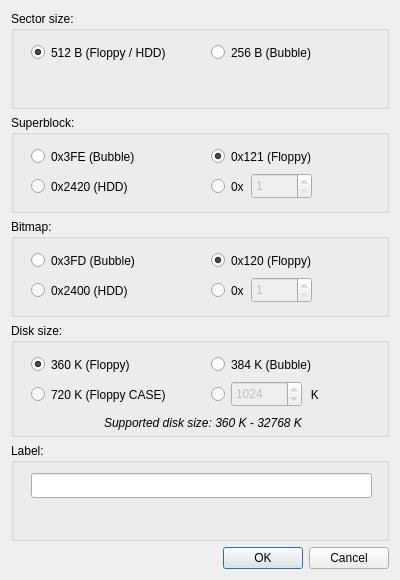
<?xml version="1.0" encoding="UTF-8"?>
<ui version="4.0">
 <class>CustomDiskDlg</class>
 <widget class="QDialog" name="CustomDiskDlg">
  <property name="minimumSize">
   <size>
    <width>400</width>
    <height>580</height>
   </size>
  </property>
  <property name="maximumSize">
   <size>
    <width>400</width>
    <height>580</height>
   </size>
  </property>
  <property name="windowTitle">
   <string>New image</string>
  </property>
  <property name="windowIcon">
   <iconset resource="../resources/icon.qrc">
    <normaloff>:/resources/gridsmall.png</normaloff>:/resources/gridsmall.png</iconset>
  </property>
  <layout class="QVBoxLayout" name="verticalLayout">
   <item>
    <widget class="QGroupBox" name="groupBox">
     <property name="minimumSize">
      <size>
       <width>0</width>
       <height>62</height>
      </size>
     </property>
     <property name="title">
      <string>Sector size:</string>
     </property>
     <widget class="QRadioButton" name="radioButton">
      <property name="geometry">
       <rect>
        <x>20</x>
        <y>30</y>
        <width>151</width>
        <height>23</height>
       </rect>
      </property>
      <property name="text">
       <string>512 B (Floppy / HDD)</string>
      </property>
      <property name="checked">
       <bool>true</bool>
      </property>
     </widget>
     <widget class="QRadioButton" name="radioButton_2">
      <property name="geometry">
       <rect>
        <x>200</x>
        <y>30</y>
        <width>141</width>
        <height>23</height>
       </rect>
      </property>
      <property name="text">
       <string>256 B (Bubble)</string>
      </property>
     </widget>
    </widget>
   </item>

   <item>
    <widget class="QGroupBox" name="groupBox_2">
     <property name="minimumSize">
      <size>
       <width>0</width>
       <height>94</height>
      </size>
     </property>
     <property name="title">
      <string>Superblock:</string>
     </property>
     <widget class="QRadioButton" name="radioButton_4">
      <property name="geometry">
       <rect>
        <x>20</x>
        <y>30</y>
        <width>141</width>
        <height>23</height>
       </rect>
      </property>
      <property name="text">
       <string>0x3FE (Bubble)</string>
      </property>
     </widget>
     <widget class="QRadioButton" name="radioButton_5">
      <property name="geometry">
       <rect>
        <x>200</x>
        <y>60</y>
        <width>41</width>
        <height>23</height>
       </rect>
      </property>
      <property name="text">
       <string>0x</string>
      </property>
     </widget>
     <widget class="QRadioButton" name="radioButton_3">
      <property name="geometry">
       <rect>
        <x>200</x>
        <y>30</y>
        <width>151</width>
        <height>23</height>
       </rect>
      </property>
      <property name="text">
       <string>0x121 (Floppy)</string>
      </property>
      <property name="checked">
       <bool>true</bool>
      </property>
     </widget>
     <widget class="QRadioButton" name="radioButton_13">
      <property name="geometry">
       <rect>
        <x>20</x>
        <y>60</y>
        <width>151</width>
        <height>23</height>
       </rect>
      </property>
      <property name="text">
       <string>0x2420 (HDD)</string>
      </property>
     </widget>

     <widget class="QSpinBox" name="spinBox">
      <property name="enabled">
       <bool>false</bool>
      </property>
      <property name="geometry">
       <rect>
        <x>240</x>
        <y>58</y>
        <width>61</width>
        <height>26</height>
       </rect>
      </property>
      <property name="minimum">
       <number>1</number>
      </property>
      <property name="maximum">
       <number>65535</number>
      </property>
      <property name="value">
       <number>1</number>
      </property>
      <property name="displayIntegerBase">
       <number>16</number>
      </property>
     </widget>
    </widget>
   </item>

   <item>
    <widget class="QGroupBox" name="groupBox_5">
     <property name="minimumSize">
      <size>
       <width>0</width>
       <height>94</height>
      </size>
     </property>
     <property name="title">
      <string>Bitmap:</string>
     </property>
     <widget class="QRadioButton" name="radioButton_10">
      <property name="geometry">
       <rect>
        <x>200</x>
        <y>30</y>
        <width>171</width>
        <height>23</height>
       </rect>
      </property>
      <property name="text">
       <string>0x120 (Floppy)</string>
      </property>
      <property name="checked">
       <bool>true</bool>
      </property>
     </widget>
     <widget class="QRadioButton" name="radioButton_11">
      <property name="geometry">
       <rect>
        <x>20</x>
        <y>30</y>
        <width>141</width>
        <height>23</height>
       </rect>
      </property>
      <property name="text">
       <string>0x3FD (Bubble)</string>
      </property>
     </widget>
     <widget class="QRadioButton" name="radioButton_12">
      <property name="geometry">
       <rect>
        <x>200</x>
        <y>60</y>
        <width>41</width>
        <height>23</height>
       </rect>
      </property>
      <property name="text">
       <string>0x</string>
      </property>
     </widget>
     <widget class="QSpinBox" name="spinBox_3">
      <property name="enabled">
       <bool>false</bool>
      </property>
      <property name="geometry">
       <rect>
        <x>240</x>
        <y>58</y>
        <width>61</width>
        <height>26</height>
       </rect>
      </property>
      <property name="minimum">
       <number>1</number>
      </property>
      <property name="maximum">
       <number>65535</number>
      </property>
      <property name="value">
       <number>1</number>
      </property>
      <property name="displayIntegerBase">
       <number>16</number>
      </property>
     </widget>
     <widget class="QRadioButton" name="radioButton_14">
      <property name="geometry">
       <rect>
        <x>20</x>
        <y>60</y>
        <width>151</width>
        <height>23</height>
       </rect>
      </property>
      <property name="text">
       <string>0x2400 (HDD)</string>
      </property>
     </widget>

    </widget>
   </item>

   <item>
    <widget class="QGroupBox" name="groupBox_3">
     <property name="minimumSize">
      <size>
       <width>0</width>
       <height>114</height>
      </size>
     </property>
     <property name="title">
      <string>Disk size:</string>
     </property>
     <widget class="QRadioButton" name="radioButton_6">
      <property name="geometry">
       <rect>
        <x>20</x>
        <y>30</y>
        <width>151</width>
        <height>23</height>
       </rect>
      </property>
      <property name="text">
       <string>360 K (Floppy)</string>
      </property>
      <property name="checked">
       <bool>true</bool>
      </property>
     </widget>
     <widget class="QRadioButton" name="radioButton_7">
      <property name="geometry">
       <rect>
        <x>200</x>
        <y>30</y>
        <width>141</width>
        <height>23</height>
       </rect>
      </property>
      <property name="text">
       <string>384 K (Bubble)</string>
      </property>
     </widget>
     <widget class="QRadioButton" name="radioButton_8">
      <property name="geometry">
       <rect>
        <x>20</x>
        <y>60</y>
        <width>151</width>
        <height>23</height>
       </rect>
      </property>
      <property name="text">
       <string>720 K (Floppy CASE)</string>
      </property>
     </widget>
     <widget class="QRadioButton" name="radioButton_9">
      <property name="geometry">
       <rect>
        <x>200</x>
        <y>60</y>
        <width>141</width>
        <height>23</height>
       </rect>
      </property>
      <property name="text">
       <string>                        K</string>
      </property>
     </widget>
     <widget class="QLabel" name="label_2">
      <property name="geometry">
       <rect>
        <x>2</x>
        <y>90</y>
        <width>380</width>
        <height>20</height>
       </rect>
      </property>
      <property name="font">
       <font>
        <italic>true</italic>
       </font>
      </property>
      <property name="text">
       <string>Supported disk size: 360 K - 32768 K</string>
      </property>
      <property name="alignment">
       <set>Qt::AlignCenter</set>
      </property>
     </widget>
     <widget class="QSpinBox" name="spinBox_2">
      <property name="enabled">
       <bool>false</bool>
      </property>
      <property name="geometry">
       <rect>
        <x>220</x>
        <y>58</y>
        <width>71</width>
        <height>26</height>
       </rect>
      </property>
      <property name="minimum">
       <number>360</number>
      </property>
      <property name="maximum">
       <number>32768</number>
      </property>
      <property name="value">
       <number>1024</number>
      </property>
     </widget>
    </widget>
   </item>

   <item>
    <widget class="QGroupBox" name="groupBox_4">
     <property name="minimumSize">
      <size>
       <width>0</width>
       <height>62</height>
      </size>
     </property>
     <property name="title">
      <string>Label:</string>
     </property>
     <widget class="QLineEdit" name="lineEdit">
      <property name="geometry">
       <rect>
        <x>20</x>
        <y>30</y>
        <width>341</width>
        <height>25</height>
       </rect>
      </property>
     </widget>
    </widget>
   </item>

   <item>
    <widget class="QDialogButtonBox" name="buttonBox">
     <property name="orientation">
      <enum>Qt::Horizontal</enum>
     </property>
     <property name="standardButtons">
      <set>QDialogButtonBox::Cancel|QDialogButtonBox::Ok</set>
     </property>
    </widget>
   </item>
  </layout>
 </widget>
 <resources>
  <include location="../resources/icon.qrc"/>
 </resources>
 <connections>
  <connection>
   <sender>buttonBox</sender>
   <signal>accepted()</signal>
   <receiver>CustomDiskDlg</receiver>
   <slot>accept()</slot>
   <hints>
    <hint type="sourcelabel">
     <x>248</x>
     <y>254</y>
    </hint>
    <hint type="destinationlabel">
     <x>157</x>
     <y>274</y>
    </hint>
   </hints>
  </connection>
  <connection>
   <sender>buttonBox</sender>
   <signal>rejected()</signal>
   <receiver>CustomDiskDlg</receiver>
   <slot>reject()</slot>
   <hints>
    <hint type="sourcelabel">
     <x>316</x>
     <y>260</y>
    </hint>
    <hint type="destinationlabel">
     <x>286</x>
     <y>274</y>
    </hint>
   </hints>
  </connection>
 </connections>
</ui>
